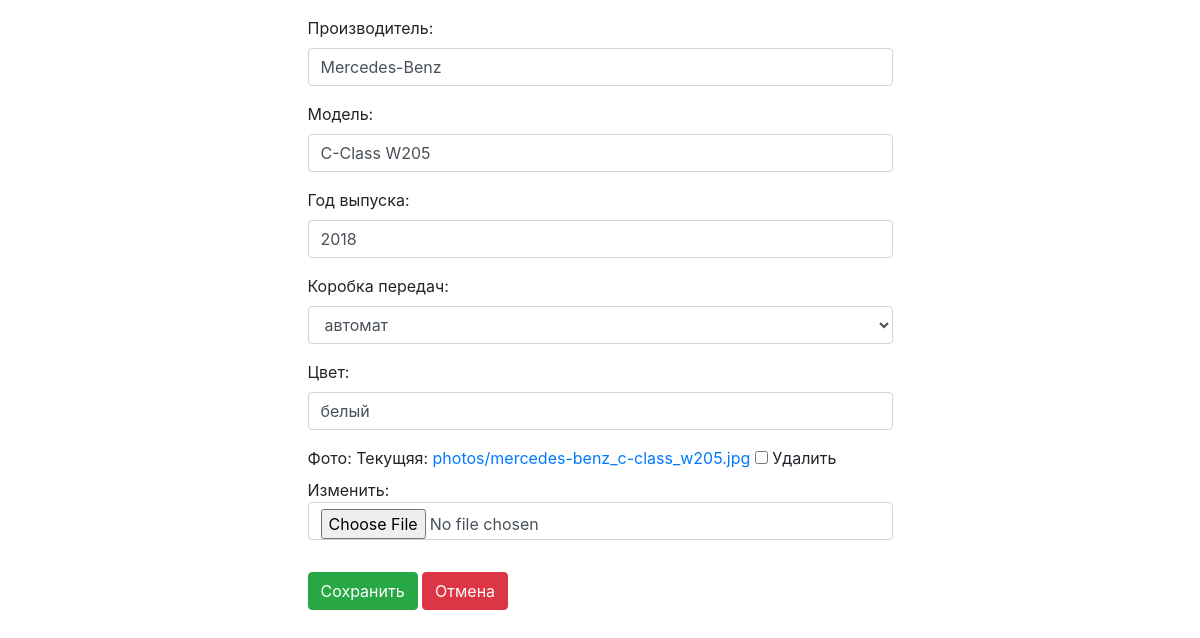
Screenshot of /update1/ (signed in) with the database file from the repository.
### app/models.py (models this page shows, shortened)
class Car(models.Model):
    MECHANIC = 1
    AUTOMATIC = 2
    ROBOTIC = 3
    GEARBOX_CHOICES = [
        (MECHANIC, "механика"),
        (AUTOMATIC, "автомат"),
        (ROBOTIC, "робот"),
    ]
    manufacturer = models.CharField(
        verbose_name = u"Производитель",
        max_length=30
        )
    model = models.CharField(
        verbose_name = u"Модель",
        max_length=30
        )
    release_year = models.IntegerField(
        verbose_name = u"Год выпуска",
        validators=[
            MinValueValidator(1900),
            MaxValueValidator(2020)
            ]
        )
    gearbox = models.SmallIntegerField(
        verbose_name = u"Коробка передач",
        choices=GEARBOX_CHOICES,
        default=0
        )
    color = models.CharField(
        verbose_name = u"Цвет",
        max_length=30,
        )
    photo = models.ImageField(
        verbose_name='Фото',
        upload_to='photos',
        blank=True
        )
    class Meta:
        verbose_name = u"Автомобиль"
        verbose_name_plural = u"Автомобили"

### app/views.py (the view)
# urls.py: path("update<int:pk>/", views.CarUpdate.as_view(), name="car-update"),
class CarUpdate(LoginRequiredMixin, UpdateView):
    login_url = '/'
    redirect_field_name = ''
    model = Car
    form_class = CarForm
    success_url = reverse_lazy('app:car-list')
    template_name = 'car_edit.html'

### templates/car_edit.html (shortened to what this page needs)
{% extends 'base.html' %}
{% block content %}
    <div class="container-fluid">
        <div class="row">
            <div class="col-12">
                <form enctype="multipart/form-data" class="mx-auto mt-3 w-50" method="post">
                    {{ form.as_p }}
                    <input class="btn btn-success my-3" type="submit" value="Сохранить">
                    <a class="btn btn-danger my-3" href="{%url 'app:car-list'%}">Отмена</a>
                </form>
            </div>
        </div>
    </div>
{% endblock %}

### rows the page displays
Car: manufacturer "Mercedes-Benz", model "C-Class W205", release_year "2018", gearbox "автомат", color "белый"
